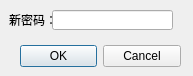
<?xml version="1.0" encoding="UTF-8"?>
<ui version="4.0">
 <class>ChPwd</class>
 <widget class="QDialog" name="ChPwd">
  <property name="geometry">
   <rect>
    <x>0</x>
    <y>0</y>
    <width>193</width>
    <height>76</height>
   </rect>
  </property>
  <property name="windowTitle">
   <string>Dialog</string>
  </property>
  <widget class="QDialogButtonBox" name="buttonBox">
   <property name="geometry">
    <rect>
     <x>20</x>
     <y>40</y>
     <width>161</width>
     <height>32</height>
    </rect>
   </property>
   <property name="orientation">
    <enum>Qt::Horizontal</enum>
   </property>
   <property name="standardButtons">
    <set>QDialogButtonBox::Cancel|QDialogButtonBox::Ok</set>
   </property>
  </widget>
  <widget class="QLineEdit" name="lineEdit">
   <property name="geometry">
    <rect>
     <x>52</x>
     <y>10</y>
     <width>121</width>
     <height>20</height>
    </rect>
   </property>
   <property name="echoMode">
    <enum>QLineEdit::Password</enum>
   </property>
  </widget>
  <widget class="QLabel" name="label">
   <property name="geometry">
    <rect>
     <x>9</x>
     <y>14</y>
     <width>54</width>
     <height>12</height>
    </rect>
   </property>
   <property name="text">
    <string>新密码：</string>
   </property>
  </widget>
 </widget>
 <resources/>
 <connections>
  <connection>
   <sender>buttonBox</sender>
   <signal>rejected()</signal>
   <receiver>ChPwd</receiver>
   <slot>reject()</slot>
   <hints>
    <hint type="sourcelabel">
     <x>316</x>
     <y>260</y>
    </hint>
    <hint type="destinationlabel">
     <x>286</x>
     <y>274</y>
    </hint>
   </hints>
  </connection>
 </connections>
</ui>
